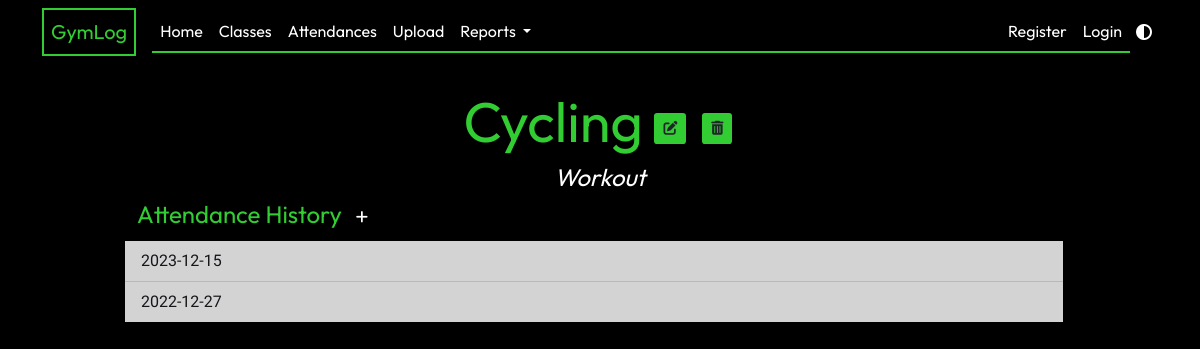
Page /class/15 on the earlier database version.
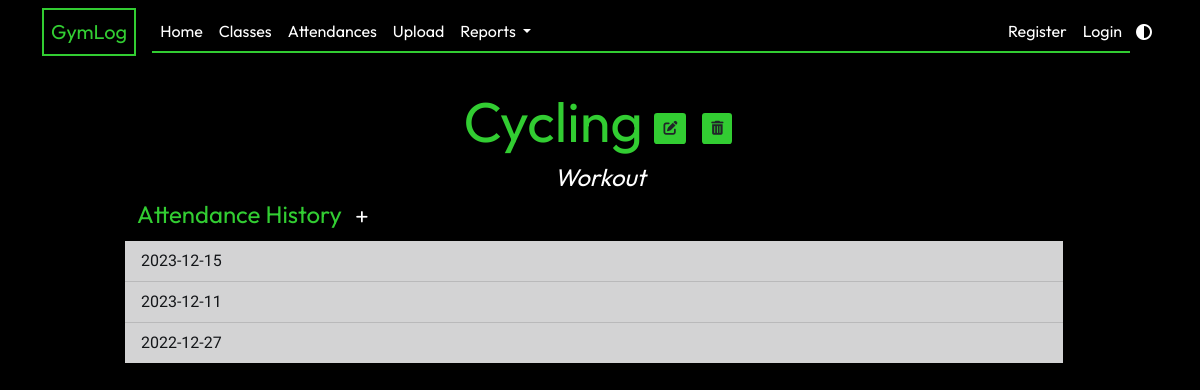
Same page on the later database version.
### app/models.py (models this page shows, shortened)
class Attendance(db.Model):
    id = db.Column(db.Integer, primary_key=True)
    class_id = db.Column(db.Integer, db.ForeignKey("gym_class.id"), nullable=False)
    date_attended = db.Column(db.Date, nullable=False, default=date.today)
    def __lt__(self, other):
        return self.date_attended < other.date_attended

### app/classes/routes.py (the view)
@classes.route("/class/<int:class_id>")
def show_class(class_id):
    gymclass = GymClass.query.get(class_id)
    return render_template("class.html", legend=gymclass.name, gymclass=gymclass)

### app/templates/class.html (shortened to what this page needs)
{% extends "layout.html" %} {% block content %}
<div class="text-center mt-2">
  <h1 class="display-4">
    {{ gymclass.name }}
    <a
      href="{{ url_for('classes.update_class', class_id=gymclass.id) }}"
      class="btn btn-sm btn-current"
      ><i class="fa-solid fa-pen-to-square"></i
    ></a>
    <button
      type="button"
      class="btn btn-current btn-sm m-1"
      data-bs-toggle="modal"
      data-bs-target="#deleteModal">
      <i class="fa-solid fa-trash-can"></i>
    </button>
  </h1>
  <h4 class="subtitle">{{ gymclass.class_type }}</h4>
</div>
<div class="row align-items-center">
  <h4>
    Attendance History
    <a
      href="{{ url_for('attendances.new_attendance', class_id=gymclass.id) }}"
      class="btn btn-sm btn-add"
      ><i class="fa-solid fa-plus"></i
    ></a>
  </h4>
  <ul class="list-group list-group-flush">
    {% for a in gymclass.attendance_list|sort(reverse=true) %}
    <li class="list-group-item list-group-item-dark">
      {{ a.date_attended.strftime('%Y-%m-%d') }}
    </li>
    {% endfor %}
  </ul>
</div>
{% endblock content %}6

Differences in the rows shown:
added Attendance: date_attended "2023-12-11"
